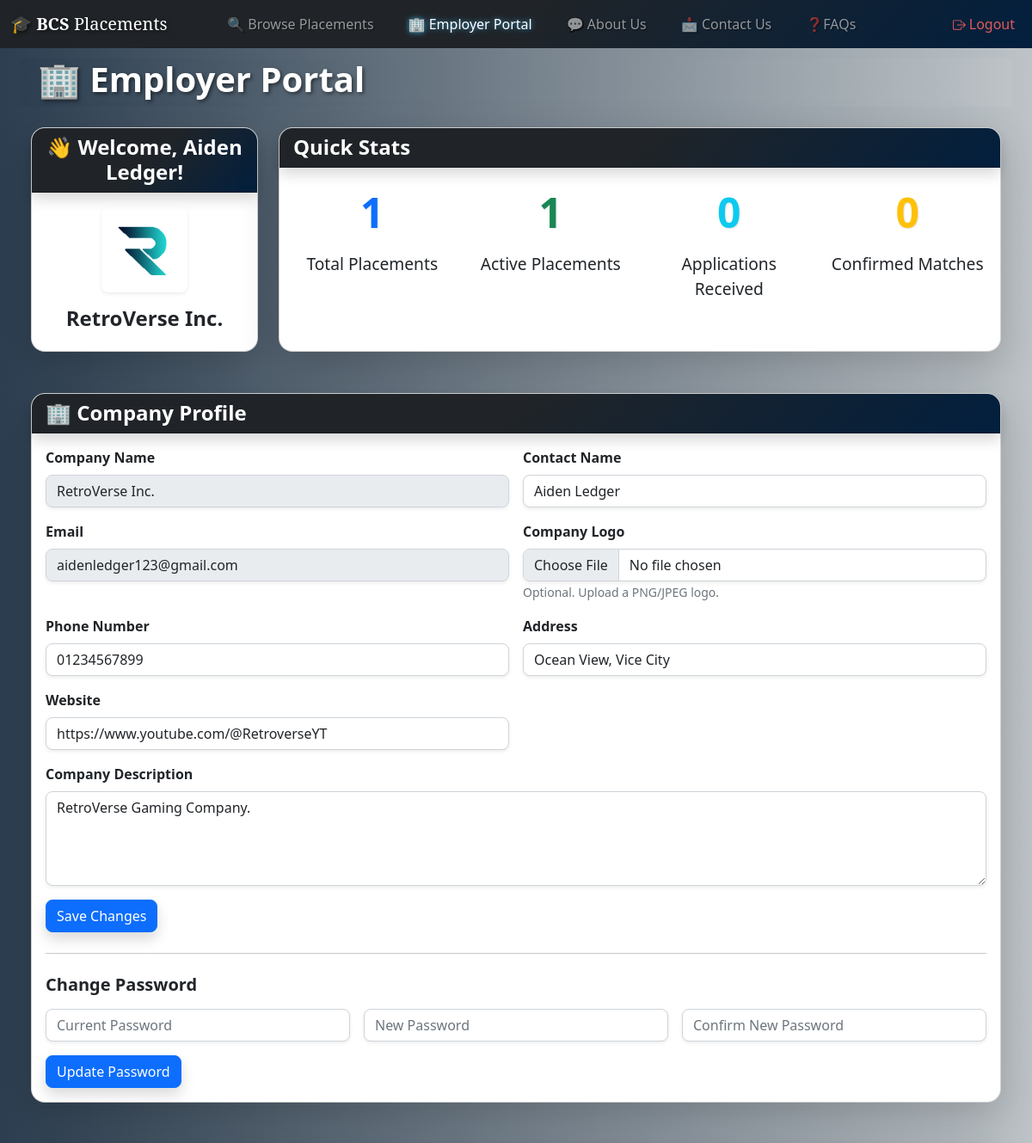
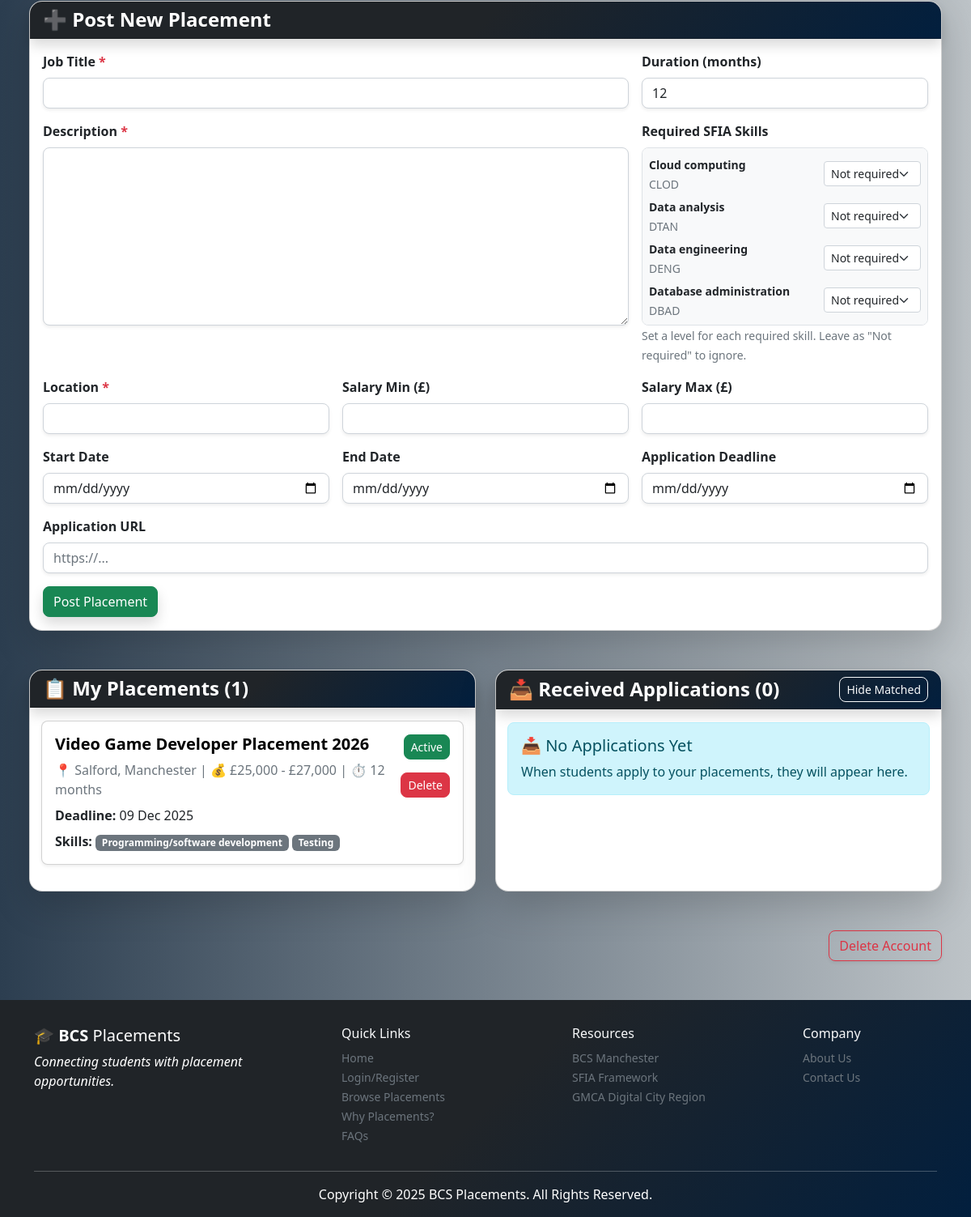
The app's page /employers.php (signed in) with its own data (2 pictures, top to bottom).
### tables this page shows
CREATE TABLE employers (
                                         employer_id INTEGER PRIMARY KEY AUTOINCREMENT,
                                         user_id INTEGER NOT NULL UNIQUE,
                                         company_name TEXT NOT NULL,
                                         contact_name TEXT NOT NULL,
                                         phone TEXT,
                                         address TEXT,
                                         company_description TEXT,
                                         website TEXT,
                                         profile_completed INTEGER DEFAULT 0,
                                         created_at DATETIME DEFAULT CURRENT_TIMESTAMP,
                                         updated_at DATETIME DEFAULT CURRENT_TIMESTAMP, company_logo TEXT,
                                         FOREIGN KEY (user_id) REFERENCES users(user_id) ON DELETE CASCADE
);

CREATE TABLE users (
                                     user_id INTEGER PRIMARY KEY AUTOINCREMENT,
                                     email TEXT NOT NULL UNIQUE,
                                     password TEXT NOT NULL,
                                     role TEXT NOT NULL CHECK(role IN ('student', 'employer')),
                                     created_at DATETIME DEFAULT CURRENT_TIMESTAMP,
                                     last_login DATETIME
);

CREATE TABLE sfia_skills (
                                           skill_id INTEGER PRIMARY KEY AUTOINCREMENT,
                                           skill_code TEXT NOT NULL UNIQUE,
                                           skill_name TEXT NOT NULL,
                                           category TEXT NOT NULL,
                                           subcategory TEXT,
                                           description TEXT
);

CREATE TABLE placements (
                                          placement_id INTEGER PRIMARY KEY AUTOINCREMENT,
                                          employer_id INTEGER NOT NULL,
                                          title TEXT NOT NULL,
                                          description TEXT NOT NULL,
                                          location TEXT NOT NULL,
                                          salary_min REAL,
                                          salary_max REAL,
                                          start_date DATE,
                                          end_date DATE,
                                          status TEXT DEFAULT 'active' CHECK(status IN ('active', 'inactive', 'filled')),
                                          created_at DATETIME DEFAULT CURRENT_TIMESTAMP,
                                          updated_at DATETIME DEFAULT CURRENT_TIMESTAMP, company_logo TEXT, application_url TEXT, deadline DATE, duration_months INTEGER DEFAULT 12,
                                          FOREIGN KEY (employer_id) REFERENCES employers(employer_id) ON DELETE CASCADE
);

### Views/employers.phtml (the view, shortened to what the rows shown need)
<?php require('template/header.phtml'); ?>
<main class="page-content">
    <div class="container-fluid">
        <div class="row px-4">
            <div id="title" class="col-12 mb-0">
                <h1 class="pg-heading text-white fw-bold px-2 py-0 paw-bg">🏢 Employer Portal</h1>
            </div>
        </div>
        <br>
        <div class="row px-4 equal-row">
            <div class="col-lg-3 mb-5">
                <div class="card card-hover shadow-lg rounded-4 equal-height-card">
                    <div class="card-header text-white shadow" style="background-color: #212529; border-top-left-radius: 15px; border-top-right-radius: 15px">
                        <h4 class="mb-0 text-center"><strong>👋 Welcome, <?= htmlspecialchars($view->employer->getContactName()) ?>!</strong></h4>
                    </div>
                    <div class="card-body paw-bg text-center">
                        <?php if ($view->employer->getCompanyLogo()): ?>
                            <img src="<?= htmlspecialchars($view->employer->getCompanyLogo()) ?>"
                                 alt="<?= htmlspecialchars($view->employer->getCompanyName()) ?>"
                                 class="img-fluid rounded-3 shadow-sm mb-3"
                                 style="max-width: 200px; max-height: 100px; object-fit: contain;">
                        <?php endif; ?>
                        <h4 class="fw-bold"><?= htmlspecialchars($view->employer->getCompanyName()) ?></h4>
                    </div>
                </div>
            </div>
        </div>
        <div class="row px-4">
            <div class="col-12 mb-5">
                <div class="card shadow-lg rounded-4">
                    <div class="card-body paw-bg">
                        <form method="POST" action="employers.php" enctype="multipart/form-data">
                            <div class="row g-3">
                                <div class="col-md-6">
                                    <label class="form-label fw-bold">Company Name</label>
                                    <input type="text" class="form-control rounded-3 shadow-sm"
                                           value="<?= htmlspecialchars($view->employer->getCompanyName()) ?>" disabled>
                                </div>
                                <div class="col-md-6">
                                    <label class="form-label fw-bold">Contact Name</label>
                                    <input type="text" name="contact_name" class="form-control rounded-3 shadow-sm pop-obj"
                                           value="<?= htmlspecialchars($view->employer->getContactName()) ?>">
                                </div>
                                <div class="col-md-6">
                                    <label class="form-label fw-bold">Email</label>
                                    <input type="email" class="form-control rounded-3 shadow-sm"
                                           value="<?= htmlspecialchars($view->employer->getEmail()) ?>" disabled>
                                </div>
                                <div class="col-md-6">
                                    <label class="form-label fw-bold">Phone Number</label>
                                    <input type="tel" name="phone" class="form-control rounded-3 shadow-sm pop-obj"
                                           value="<?= htmlspecialchars($view->employer->getPhone()) ?>">
                                </div>
                                <div class="col-md-6">
                                    <label class="form-label fw-bold">Address</label>
                                    <input type="text" name="address" class="form-control rounded-3 shadow-sm pop-obj"
                                           value="<?= htmlspecialchars($view->employer->getAddress()) ?>">
                                </div>
                                <div class="col-md-6">
                                    <label class="form-label fw-bold">Website</label>
                                    <input type="url" name="website" class="form-control rounded-3 shadow-sm pop-obj"
                                           value="<?= htmlspecialchars($view->employer->getWebsite()) ?>">
                                </div>
                                <div class="col-md-12">
                                    <label class="form-label fw-bold">Company Description</label>
                                    <textarea name="company_description" class="form-control rounded-3 shadow-sm pop-obj" rows="4"><?= htmlspecialchars($view->employer->getCompanyDescription()) ?></textarea>
                                </div>
                            </div>
                        </form>
                    </div>
                </div>
            </div>
        </div>
        <div class="row px-4">
            <div class="col-12 mb-5">
                <div class="card shadow-lg rounded-4">
                    <div class="card-body paw-bg">
                        <form method="POST" action="employers.php">
                            <div class="row g-3">
                                <div class="col-md-4">
                                    <div class="border rounded-3 bg-light p-2" style="max-height: 220px; overflow-y: auto;">
                                        <?php foreach ($view->allSkills as $skill): ?>
                                            <div class="d-flex justify-content-between align-items-center mb-1">
                                                <div class="me-2">
                                                    <small class="fw-bold"><?= htmlspecialchars($skill['skill_name']) ?></small><br>
                                                    <small class="text-muted"><?= htmlspecialchars($skill['skill_code']) ?></small>
                                                </div>
                                                <div style="width: 120px;">
                                                    <select name="skills[<?= $skill['skill_id'] ?>]" class="form-select form-select-sm" style="padding-right: 1px">
                                                        <option value="0">Not required</option>
                                                    </select>
                                                </div>
                                            </div>
                                        <?php endforeach; ?>
                                    </div>
                                </div>
                            </div>
                        </form>
                    </div>
                </div>
            </div>
        </div>
        <div class="row px-4 equal-row">
            <div class="col-lg-6 mb-5">
                <div class="card shadow-lg rounded-4 equal-height-card h-100">
                    <div class="card-body paw-bg" style="padding-right: 10px; padding-left: 10px;">
                        <div class="my-placements-scroll px-1">
                            <?php if (!empty($view->placements)): ?>
                                <?php foreach ($view->placements as $placement): ?>
                                    <?php $status = $placement->getStatus(); ?>
                                    <div class="card mb-3 shadow-sm rounded-3 pop-obj">
                                        <div class="card-body">
                                            <div class="d-flex justify-content-between align-items-start">
                                                <div>
                                                    <h5 class="fw-bold">
                                                        <a href="placement_details.php?id=<?= $placement->getPlacementId() ?>"
                                                           class="text-decoration-none placement-links fw-bold">
                                                           <?= htmlspecialchars($placement->getTitle()) ?>
                                                        </a>
                                                    </h5>
                                                    <p class="mb-2 text-muted">
                                                        📍 <?= htmlspecialchars($placement->getLocation()) ?> |
                                                        💰 <?= $placement->getSalaryRange() ?> |
                                                        ⏱️ <?= $placement->getDurationMonths() ?> months
                                                    </p>
                                                    <p class="mb-2"><strong>Deadline:</strong> <?= $placement->getFormattedDeadline() ?></p>
                                                    <?php if ($placement->hasSkills()): ?>
                                                        <p class="mb-0">
                                                            <strong>Skills:</strong>
                                                            <?php foreach (array_slice($placement->getSkills(), 0, 3) as $skill): ?>
                                                                <span class="badge bg-secondary"><?= htmlspecialchars($skill['skill_name']) ?></span>
                                                            <?php endforeach; ?>
                                                        </p>
                                                    <?php endif; ?>
                                                </div>
                                                <div class="d-flex flex-column align-items-end justify-content-between h-100">
                                                    <form method="POST" action="employers.php" class="mb-2">
                                                        <button type="submit"
                                                                name="toggle_status"
                                                                class="btn btn-sm rounded-3 <?= $status === 'active' ? 'btn-success' : ($status === 'inactive' ? 'btn-secondary' : 'btn-warning') ?>"
                                                                <?= $status === 'filled' ? 'disabled' : '' ?>>
                                                            <?= $status === 'active' ? 'Active' : ($status === 'inactive' ? 'Inactive' : 'Filled') ?>
                                                        </button>
                                                    </form>
                                                    <form method="POST" action="employers.php" class="mt-2">
                                                        <button type="submit" name="delete_placement" class="btn btn-sm btn-danger rounded-3"
                                                                onclick="return confirm('Delete this placement?')">
                                                            Delete
                                                        </button>
                                                    </form>
                                                </div>
                                            </div>
                                        </div>
                                    </div>
                                <?php endforeach; ?>
                            <?php endif; ?>
                        </div>
                    </div>
                </div>
            </div>
        </div>
    </div>
</main>
<?php require('template/footer.phtml'); ?>

### records on screen
employers: contact_name "Aiden Ledger", company_logo (picture), company_name "RetroVerse Inc.", user.email "aidenledger123@gmail.com", phone "01234567899", address "Ocean View, Vice City", website "https://www.youtube.com/@RetroverseYT", company_description "RetroVerse Gaming Company."
sfia_skills: skill_name "Cloud computing", skill_code "CLOD", skill_id "Not required"
sfia_skills: skill_name "Data analysis", skill_code "DTAN", skill_id "Not required"
sfia_skills: skill_name "Data engineering", skill_code "DENG", skill_id "Not required"
sfia_skills: skill_name "Database administration", skill_code "DBAD", skill_id "Not required"
placements: title "Video Game Developer Placement 2026", location "Salford, Manchester", $placement->getSalaryRange() "£25,000 - £27,000", duration_months "12", deadline "09 Dec 2025", skill_name "Programming/software development", skill_name "Testing", status "Active"

### other values on screen
$view->totalPlacements "1"
$view->activePlacements "1"
$view->applicationsReceived "0"
$view->confirmedMatches "0"
count($view->receivedApplications) "0"
